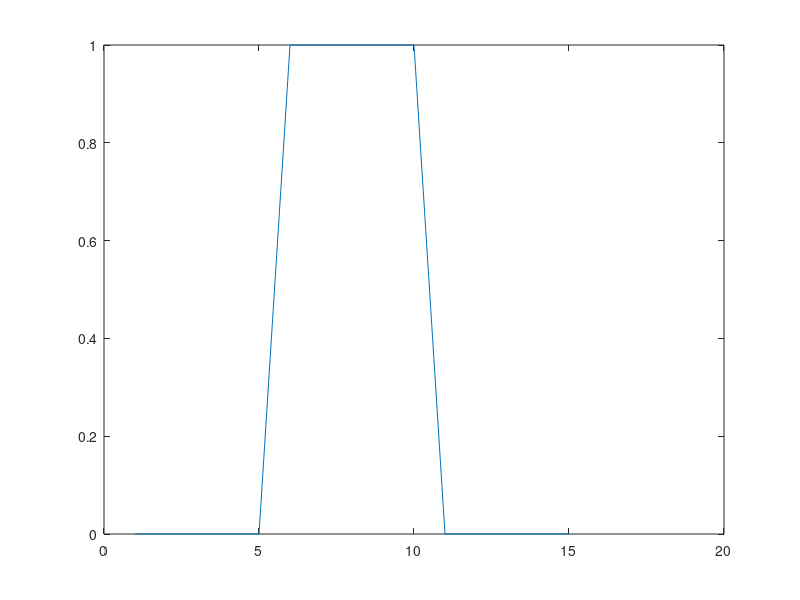
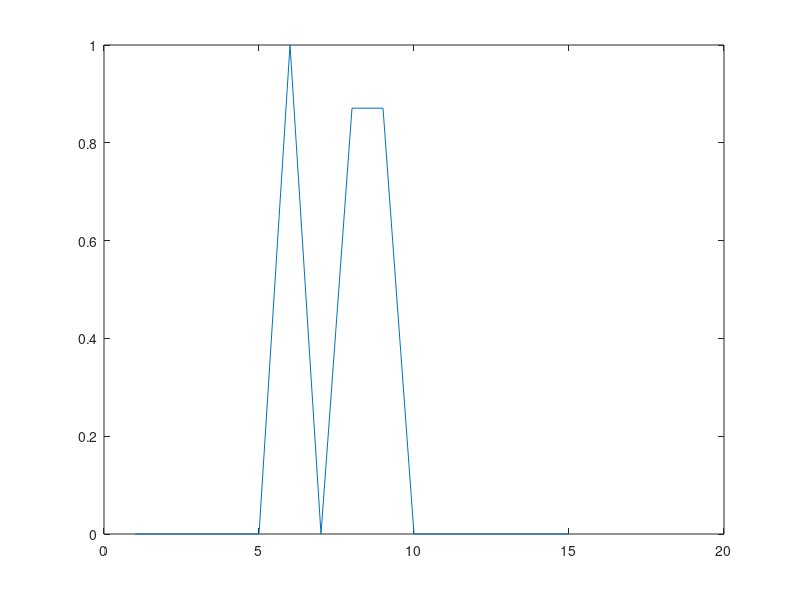
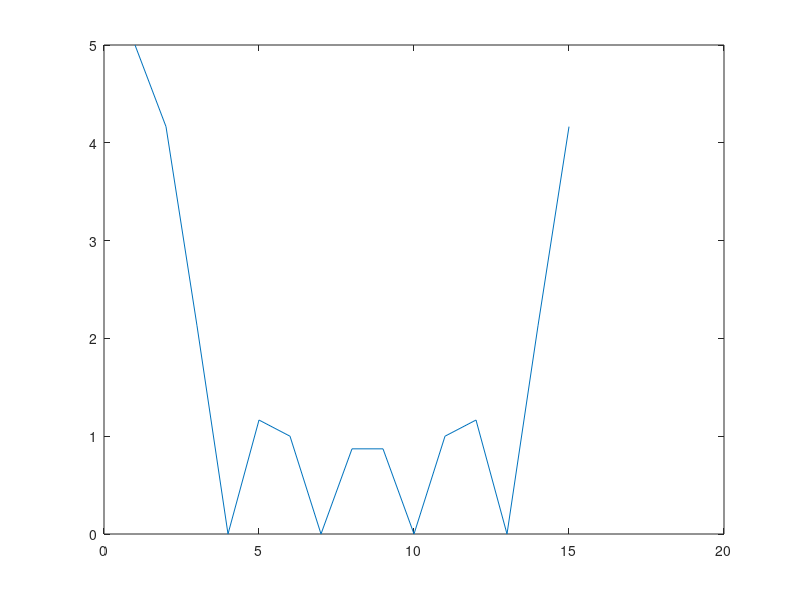
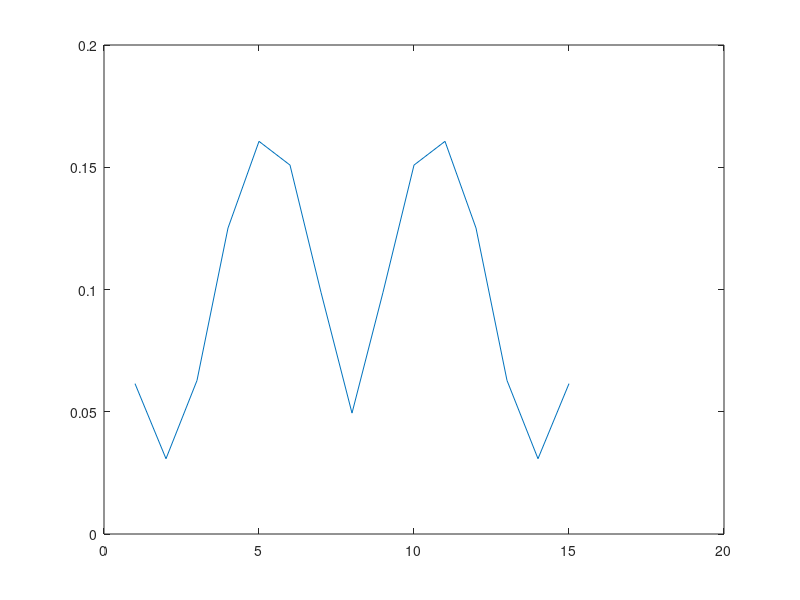

MATLAB code for these plots, in order:
close all;
clear all;
x = zeros(1,15);
z = ones(1,5);
for j = 6:10 
    x(1,j) = z(1,j - 5);
end;
figure(1);
plot(x);
y = fft(x);
figure(3);
plot(abs(y));
w = zeros(1,15);
for i = 6:10
    w(1,i) = y(1,i);
end;
figure(2);
plot(abs(w));
t = ifft(w);
figure(4);
plot(abs(t));
